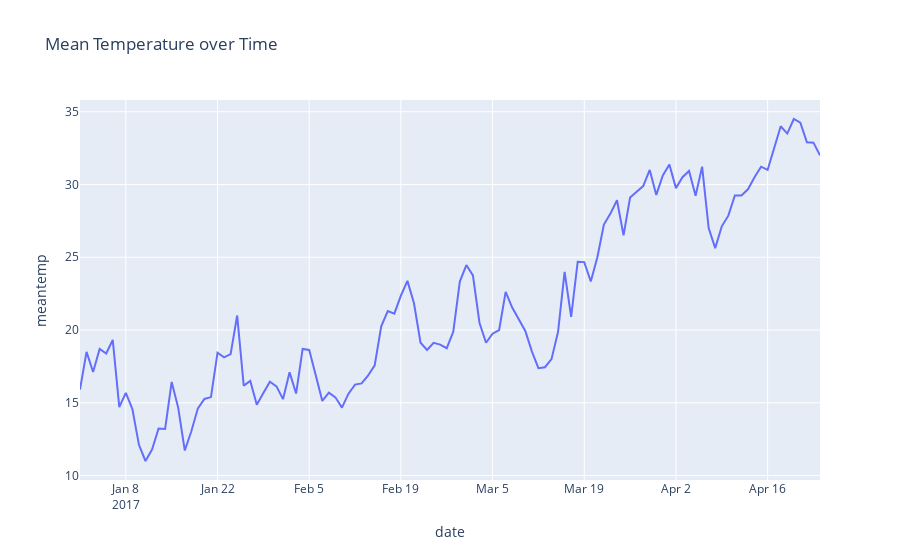

Source (notebook cell):
### Code cell
import plotly.express as px

fig = px.line(test, x='date', y='meantemp', title='Mean Temperature over Time')
fig.show()
